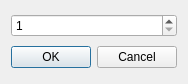
<?xml version="1.0" encoding="UTF-8"?>
<ui version="4.0">
 <class>DialogInputValue</class>
 <widget class="QDialog" name="DialogInputValue">
  <property name="geometry">
   <rect>
    <x>0</x>
    <y>0</y>
    <width>174</width>
    <height>84</height>
   </rect>
  </property>
  <property name="windowTitle">
   <string>Dialog</string>
  </property>
  <layout class="QGridLayout" name="gridLayout">
   <item row="0" column="0">
    <widget class="QSpinBox" name="spinBox">
     <property name="minimum">
      <number>1</number>
     </property>
     <property name="maximum">
      <number>200</number>
     </property>
    </widget>
   </item>
   <item row="1" column="0">
    <widget class="QDialogButtonBox" name="buttonBox">
     <property name="orientation">
      <enum>Qt::Horizontal</enum>
     </property>
     <property name="standardButtons">
      <set>QDialogButtonBox::Cancel|QDialogButtonBox::Ok</set>
     </property>
    </widget>
   </item>
  </layout>
 </widget>
 <resources/>
 <connections>
  <connection>
   <sender>buttonBox</sender>
   <signal>accepted()</signal>
   <receiver>DialogInputValue</receiver>
   <slot>accept()</slot>
   <hints>
    <hint type="sourcelabel">
     <x>248</x>
     <y>254</y>
    </hint>
    <hint type="destinationlabel">
     <x>157</x>
     <y>274</y>
    </hint>
   </hints>
  </connection>
  <connection>
   <sender>buttonBox</sender>
   <signal>rejected()</signal>
   <receiver>DialogInputValue</receiver>
   <slot>reject()</slot>
   <hints>
    <hint type="sourcelabel">
     <x>316</x>
     <y>260</y>
    </hint>
    <hint type="destinationlabel">
     <x>286</x>
     <y>274</y>
    </hint>
   </hints>
  </connection>
 </connections>
</ui>
